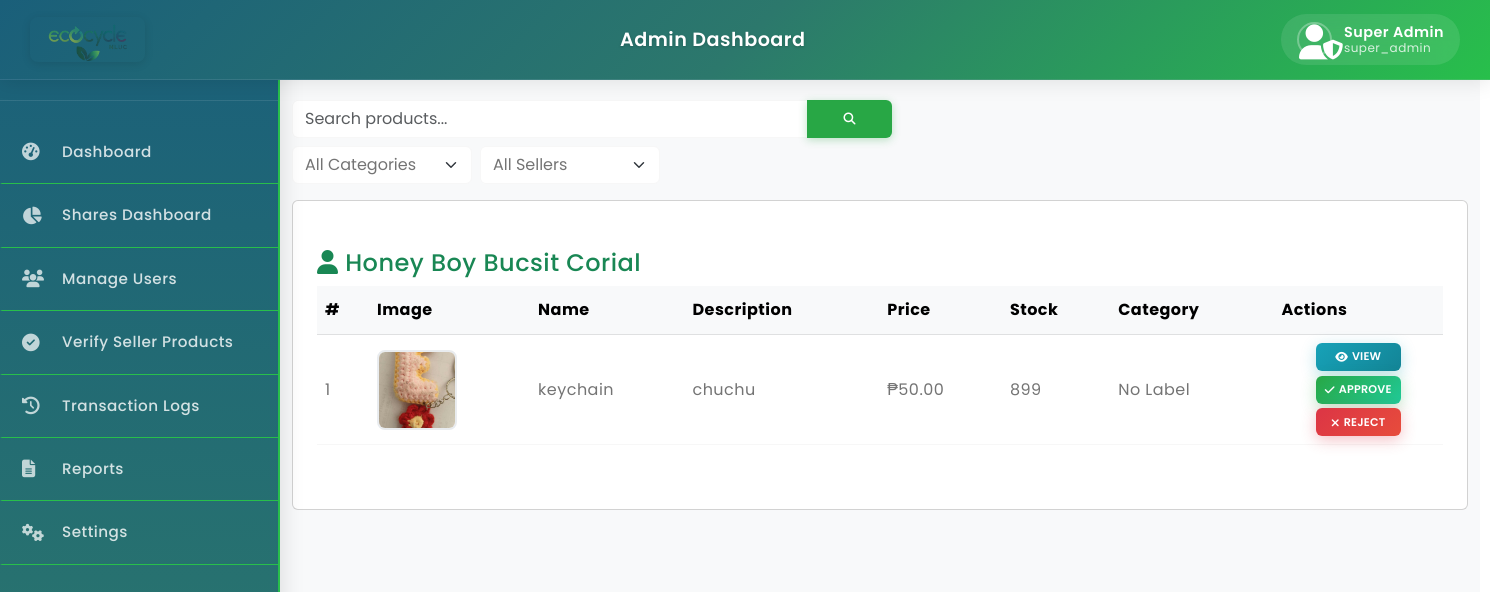
Page /admin/admin-verifysellerproducts.php (signed in) on the earlier database version.
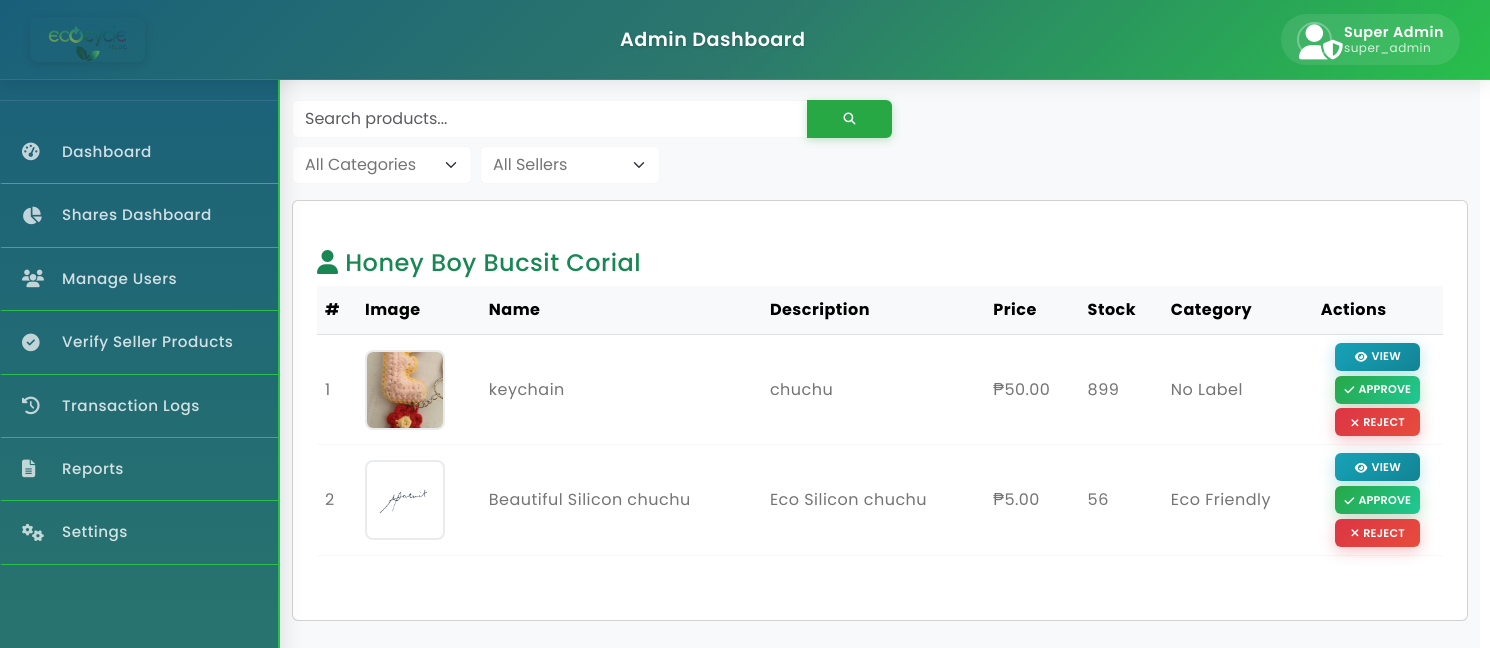
Same page on the later database version.
### tables this page shows
CREATE TABLE `products` (
  `product_id` int(11) NOT NULL AUTO_INCREMENT,
  `seller_id` int(11) NOT NULL,
  `category_id` int(11) NOT NULL,
  `producers` varchar(255) DEFAULT NULL,
  `name` varchar(200) NOT NULL,
  `description` text DEFAULT NULL,
  `price` decimal(10,2) NOT NULL,
  `stock_quantity` int(11) NOT NULL DEFAULT 0,
  `image_url` varchar(255) DEFAULT NULL,
  `status` enum('active','inactive') DEFAULT 'inactive',
  `created_at` timestamp NOT NULL DEFAULT current_timestamp(),
  `updated_at` timestamp NOT NULL DEFAULT current_timestamp() ON UPDATE current_timestamp(),
  PRIMARY KEY (`product_id`),
  KEY `seller_id` (`seller_id`),
  KEY `category_id` (`category_id`)
);

CREATE TABLE `categories` (
  `category_id` int(11) NOT NULL,
  `name` varchar(100) NOT NULL,
  `description` text DEFAULT NULL,
  `created_at` timestamp NOT NULL DEFAULT current_timestamp(),
  PRIMARY KEY (`category_id`)
);

### admin/admin-verifysellerproducts.php (the view, shortened to what this page needs)
<?php
include 'adminheader.php';
include 'adminsidebar.php';
include '../config/database.php';
$search = isset($_GET['search']) ? trim($_GET['search']) : '';
$base_sql = 'SELECT p.*, c.name as category_name, s.fullname as seller_name FROM products p JOIN categories c ON p.category_id=c.category_id JOIN sellers s ON p.seller_id=s.seller_id WHERE p.status="inactive"';
$params = [];
$stmt = $pdo->prepare($base_sql);
$stmt->execute($params);
$filtered = $stmt->fetchAll();
$seller_products = [];
foreach ($filtered as $prod) {
    $seller_products[$prod['seller_name']][] = $prod;
}
?>
<!DOCTYPE html>
<html lang="en">
<head>
    <link rel="stylesheet" href="style.css">
    <link href="https://cdn.jsdelivr.net/npm/bootstrap@5.3.0-alpha3/dist/css/bootstrap.min.css" rel="stylesheet">
    <link rel="stylesheet" href="https://cdnjs.cloudflare.com/ajax/libs/font-awesome/6.4.0/css/all.min.css">
</head>
<body>
<div class="main-content">
    <h2>Pending Seller Products</h2>
    <div class="container users-fixed-panel" style="padding-top:40px;">
      <div class="mb-3">
        <div class="d-flex justify-content-between align-items-center flex-wrap gap-3">
          <form class="d-flex flex-wrap gap-2" style="max-width: 600px;" method="get">
            <div class="input-group flex-grow-1">
              <input class="form-control" type="search" placeholder="Search products..." aria-label="Search" name="search" value="<?= htmlspecialchars($search) ?>">
              <button class="btn btn-search btn-enhanced" type="submit"><i class="fas fa-search"></i></button>
            </div>
            <select class="form-select" style="max-width: 180px;" name="filter_category" onchange="this.form.submit()">
              <option value="">All Categories</option>
            </select>
            <select class="form-select" style="max-width: 180px;" name="filter_seller" onchange="this.form.submit()">
              <option value="">All Sellers</option>
            </select>
          </form>
        </div>
      </div>
      <div class="card p-4">
        <?php if (empty($seller_products)): ?>
          <div class="text-center">No products found.</div>
        <?php else: ?>
          <?php foreach ($seller_products as $seller_name => $products): ?>
            <h4 class="mt-4 mb-2" style="color:#198754;"><i class="fas fa-user"></i> <?= htmlspecialchars($seller_name) ?></h4>
            <div class="table-responsive mb-4">
              <table class="table table-hover align-middle">
                <thead class="table-light">
                  <tr>
                    <th>#</th>
                    <th>Image</th>
                    <th>Name</th>
                    <th>Description</th>
                    <th>Price</th>
                    <th>Stock</th>
                    <th>Category</th>
                    <th>Actions</th>
                  </tr>
                </thead>
                <tbody>
                  <?php if (empty($products)): ?>
                    <tr><td colspan="8" class="text-center">No products found.</td></tr>
                  <?php else: $i=0; foreach ($products as $prod): ?>
                    <tr>
                      <td><?= ++$i ?></td>
                      <td>
                        <img src="<?= htmlspecialchars($prod['image_url'] ? '../' . $prod['image_url'] : '../images/logo.png.png') ?>"
                             alt="<?= htmlspecialchars($prod['name']) ?>"
                             class="product-image"
                             onclick="viewProductDetails(<?= htmlspecialchars(json_encode($prod)) ?>)">
                      </td>
                      <td><?= htmlspecialchars($prod['name']) ?></td>
                      <td><?= htmlspecialchars(substr($prod['description'], 0, 100)) . (strlen($prod['description']) > 100 ? '...' : '') ?></td>
                      <td>₱<?= number_format($prod['price'],2) ?></td>
                      <td><?= $prod['stock_quantity'] ?></td>
                      <td><?= htmlspecialchars($prod['category_name']) ?></td>
                      <td>
                        <div class="btn-group-enhanced" role="group">
                          <button type="button" class="btn btn-view btn-enhanced" onclick="viewProductDetails(<?= htmlspecialchars(json_encode($prod)) ?>)">
                            <i class="fas fa-eye me-1"></i> View
                          </button>
                          <button type="button" class="btn btn-approve btn-enhanced" onclick="approveProduct(<?= $prod['product_id'] ?>)">
                            <i class="fas fa-check me-1"></i> Approve
                          </button>
                          <button type="button" class="btn btn-reject btn-enhanced" onclick="rejectProduct(<?= $prod['product_id'] ?>, '<?= htmlspecialchars($prod['name']) ?>')">
                            <i class="fas fa-times me-1"></i> Reject
                          </button>
                        </div>
                      </td>
                    </tr>
                  <?php endforeach; endif; ?>
                </tbody>
              </table>
            </div>
          <?php endforeach; ?>
        <?php endif; ?>
      </div>
    </div>
</div>
</body>
</html>

### admin/adminheader.php (shortened to what this page needs)
<!DOCTYPE html>
<html lang="en">
  <head>
    <link rel="stylesheet" href="https://cdn.jsdelivr.net/npm/swiper@9/swiper-bundle.min.css">
    <link href="https://cdn.jsdelivr.net/npm/bootstrap@5.3.0-alpha3/dist/css/bootstrap.min.css" rel="stylesheet">
    <link rel="stylesheet" type="text/css" href="../css/vendor.css">
    <link rel="stylesheet" type="text/css" href="../style.css">
    <link rel="stylesheet" href="https://cdnjs.cloudflare.com/ajax/libs/font-awesome/6.0.0-beta3/css/all.min.css">
  </head>
  <body>
    <header class="admin-header">
      <div class="header-content">
        <div class="header-left">
          <div class="logo-section">
              <img src="../images/logo.png.png" alt="Ecocycle Logo" class="logo-img">
          </div>
        </div>
        <div class="header-center">
          <h4 class="page-title">Admin Dashboard</h4>
        </div>
        <div class="header-right">
          <div class="header-actions">
            <div class="dropdown position-relative">
              <div class="admin-profile" id="profileDropdown" tabindex="0" aria-haspopup="true" aria-expanded="false" style="cursor:pointer;">
                <i class="fas fa-user-shield admin-avatar" style="font-size: 35px; color: white;"></i>
                <div class="admin-info">
                  <p class="admin-name"><?php echo htmlspecialchars($_SESSION['fullname'] ?? 'Admin User'); ?></p>
                  <p class="admin-role"><?php echo htmlspecialchars($_SESSION['role'] ?? 'Super Admin'); ?></p>
                </div>
              </div>
            </div>
          </div>
        </div>
      </div>
    </header>
  </body>
</html>

### admin/adminsidebar.php (shortened to what this page needs)
<div class="admin-sidebar pt-0">
  <div class="admin-logo-section">
    <div class="admin-logo">
    </div>
  </div>
  <a href="dashboard.php" class="admin-menu-item">
    <i class="fas fa-tachometer-alt"></i>
    Dashboard
  </a>
  <a href="sharesdashboard.php" class="admin-menu-item">
    <i class="fas fa-chart-pie"></i>
    Shares Dashboard
  </a>
  <a href="manageusers.php" class="admin-menu-item">
    <i class="fas fa-users"></i>
    Manage Users
  </a>
  <a href="admin-verifysellerproducts.php" class="admin-menu-item">
    <i class="fas fa-check-circle"></i>
    Verify Seller Products
  </a>
  <a href="admintransactionlogs.php" class="admin-menu-item">
    <i class="fas fa-history"></i>
    Transaction Logs
  </a>
    <a href="adminreports.php" class="admin-menu-item">
      <i class="fas fa-file-alt"></i>
      Reports
    </a>
  <a href="adminsettings.php" class="admin-menu-item">
    <i class="fas fa-cogs"></i>
    Settings
  </a>
</div>

### style.css (style rules this page uses)
body { font-family: 'Poppins', sans-serif; --heading-font : "Inter", sans-serif; --bs-link-color: #333; --bs-link-hover-color:#333; --bs-link-color-rgb: 40,40,40; --bs-link-hover-color-rgb: 0,0,0; --bs-light-rgb: 248, 248, 248; --bs-font-sans-serif: "Inter", sans-serif; --bs-body-font-family: 'Poppins', sans-serif; --bs-body-font-size: 1rem; --bs-body-font-weight: 400; --bs-body-line-height: 2; --bs-body-color: #747474; --bs-primary: #6BB252; --bs-primary-rgb: 107, 178, 82; --bs-secondary: #364127; --bs-secondary-rgb: 54, 65, 39; --bs-danger: #F95F09; --bs-danger-rgb: 249, 95, 9; --bs-success: #a3be4c; --bs-success-rgb: 163, 190, 76; --bs-primary-bg-subtle: #FFF9EB; --bs-success-bg-subtle: #eef5e5; --bs-border-color: #F7F7F7; }
body { letter-spacing: 0.03em; }
h1,h2,h3,h4,h5,h6 { font-family: 'Poppins', sans-serif; color: var(--bs-dark); font-weight: 700; }
.container, .container-fluid, .container-lg, .container-md, .container-sm, .container-xl, .container-xxl { --bs-gutter-x: 3rem; }
.main-content { width: 100%; padding-left: 0; padding-right: 0; }

### admin/adminheader.php (style rules this page uses)
body { padding-top: 80px; font-family: 'Poppins', sans-serif; background-color: #f8f9fa; }
.admin-header { background: linear-gradient(135deg, #1a5f7a 0%, #2c786c 50%, #28bf4b 100%); height: 80px; position: fixed; top: 0; left: 0; width: 100%; z-index: 1100; box-shadow: 0 2px 20px rgba(0,0,0,0.1); border-bottom: 1px solid rgba(255,255,255,0.1); }
.header-content { height: 100%; display: flex; align-items: center; justify-content: space-between; padding: 0 30px; }
.header-left { display: flex; align-items: center; gap: 20px; }
.logo-section { display: flex; align-items: center; gap: 15px; }
.logo-img { height: 45px; border-radius: 8px; box-shadow: 0 2px 10px rgba(0,0,0,0.1); }
.header-center { flex: 1; display: flex; justify-content: center; align-items: center; }
.page-title { color: white; font-weight: 600; font-size: 1.2rem; margin: 0; text-shadow: 0 1px 3px rgba(0,0,0,0.2); }
.header-right { display: flex; align-items: center; gap: 20px; }
.header-actions { display: flex; align-items: center; gap: 15px; }
.admin-profile { display: flex; align-items: center; gap: 12px; padding: 8px 16px; background: rgba(255,255,255,0.1); border-radius: 25px; backdrop-filter: blur(10px); transition: all 0.3s ease; cursor: pointer; }
.admin-avatar { width: 35px; height: 35px; border-radius: 50%; border: 2px solid rgba(255,255,255,0.3); object-fit: cover; }
.admin-info { color: white; text-align: left; }
.admin-name { font-weight: 600; font-size: 0.9rem; margin: 0; line-height: 1.2; }
.admin-role { font-size: 0.75rem; color: rgba(255,255,255,0.8); margin: 0; line-height: 1.2; }

### admin/adminsidebar.php (style rules this page uses)
.admin-sidebar { background: linear-gradient(180deg, #1a5f7a 0%, #2c786c 100%); border-right: 2px solid #28bf4b; height: 100vh; position: fixed; overflow-y: auto; width: 280px; left: 0; top: 0; z-index: 1050; box-shadow: 4px 0 20px rgba(0,0,0,0.1); transition: all 0.3s ease; font-family: 'Poppins', sans-serif; }
.admin-menu-item { padding: 16px 20px; border-bottom: 1px solid #28bf4b; border-left: 2px solid transparent; font-weight: 500; display: flex; align-items: center; transition: all 0.3s ease; color: rgba(255,255,255,0.8); text-decoration: none; position: relative; font-size: 0.95rem; }
.admin-menu-item i { width: 20px; margin-right: 20px; font-size: 1.1rem; opacity: 0.9; }
.admin-logo-section { padding: 25px 20px 15px 20px; text-align: center; border-bottom: 1px solid rgba(255,255,255,0.1); margin-bottom: 20px; }
.admin-logo { width: 50px; height: 50px; border-radius: 12px; background: rgba(255,255,255,0.1); display: flex; align-items: center; justify-content: center; margin: 0 auto 10px; font-size: 1.5rem; color: #28bf4b; }

Differences in the rows shown:
added products: image_url (picture), name "Beautiful Silicon chuchu", description "Eco Silicon chuchu", price "5.00", stock_quantity "56", category.name "Eco Friendly"
